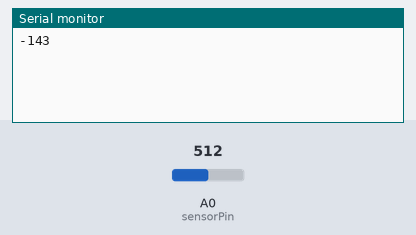
Recording of a sketch running on a simulated Arduino Uno, built with avr-gcc and run on an emulated ATmega328P. Shown: the last lines printed to the serial monitor. Inputs (shaded band) come from the test bench; at power-on: A0 (sensorPin) = 512.

Above: at 1.2 s.
1.3 s: A0 (sensorPin) set to 716
At 2.6 s:
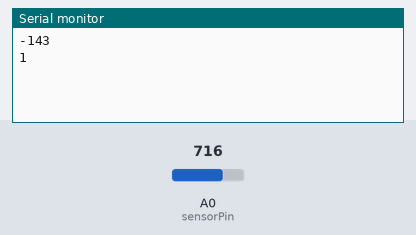
2.8 s: A0 (sensorPin) set to 900
At 3.9 s:
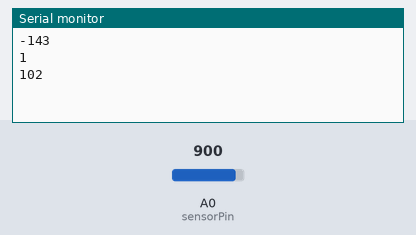
Timing chart, 0 to 5.8 s (numbered marks = the images above; inputs shaded):
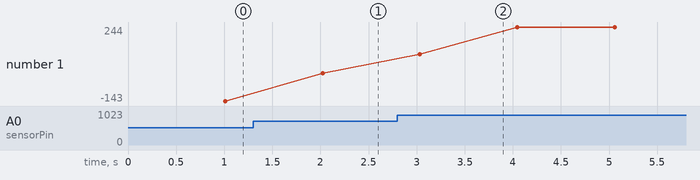

The sketch:

arduino-mic.ino.ino
```cpp
int sensorPin = A0;    // select the input pin for the potentiometer
int sensorValue = 0;  // variable to store the value coming from the sensor

void setup() {
  // declare the ledPin as an OUTPUT:
  Serial.begin(9600);
}

void loop() {
  // read the value from the sensor:

  sensorValue = 0;
  for(int i = 0; i < 100; i++) {
    sensorValue += analogRead(sensorPin);
    delay(10);
  }

  Serial.println(sensorValue / 100);
}
```

Measured:
- after the input at 1.3 s, the serial monitor: prints a new line after 0.72 s (image 1)
- after the input at 2.8 s, the serial monitor: prints a new line after 0.23 s (image 2)
- plotted number 1: -143 → 1 after the input at 1.3 s, 1 → 244 after the input at 2.8 s
